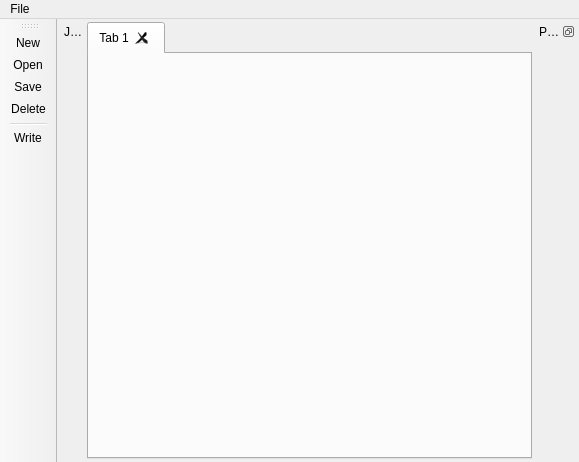
<?xml version="1.0" encoding="UTF-8"?>
<ui version="4.0">
 <class>FLJobWindow</class>
 <widget class="QMainWindow" name="FLJobWindow">
  <property name="geometry">
   <rect>
    <x>0</x>
    <y>0</y>
    <width>579</width>
    <height>462</height>
   </rect>
  </property>
  <property name="windowTitle">
   <string>FLJobWindow</string>
  </property>
  <property name="windowIcon">
   <iconset resource="protoRC.qrc">
    <normaloff>:/pro/Resources/icons/OTA_logo_400x400.png</normaloff>:/pro/Resources/icons/OTA_logo_400x400.png</iconset>
  </property>
  <widget class="QWidget" name="centralWidget">
   <layout class="QGridLayout" name="gridLayout">
    <property name="leftMargin">
     <number>3</number>
    </property>
    <property name="topMargin">
     <number>3</number>
    </property>
    <property name="rightMargin">
     <number>3</number>
    </property>
    <property name="bottomMargin">
     <number>3</number>
    </property>
    <property name="spacing">
     <number>3</number>
    </property>
    <item row="0" column="0">
     <widget class="QDockWidget" name="dockWidget">
      <property name="features">
       <set>QDockWidget::NoDockWidgetFeatures</set>
      </property>
      <property name="windowTitle">
       <string>Jobs</string>
      </property>
      <widget class="QWidget" name="dockWidgetContents"/>
     </widget>
    </item>
    <item row="0" column="1">
     <widget class="QTabWidget" name="tabWidget">
      <property name="sizePolicy">
       <sizepolicy hsizetype="Expanding" vsizetype="Expanding">
        <horstretch>1</horstretch>
        <verstretch>0</verstretch>
       </sizepolicy>
      </property>
      <property name="currentIndex">
       <number>0</number>
      </property>
      <property name="tabsClosable">
       <bool>true</bool>
      </property>
      <widget class="QWidget" name="tab">
       <attribute name="title">
        <string>Tab 1</string>
       </attribute>
      </widget>
     </widget>
    </item>
    <item row="0" column="2">
     <widget class="QDockWidget" name="dockWidget_3">
      <property name="features">
       <set>QDockWidget::DockWidgetFloatable|QDockWidget::DockWidgetMovable</set>
      </property>
      <property name="allowedAreas">
       <set>Qt::AllDockWidgetAreas</set>
      </property>
      <property name="windowTitle">
       <string>Properties</string>
      </property>
      <widget class="QWidget" name="dockWidgetContents_3"/>
     </widget>
    </item>
   </layout>
  </widget>
  <widget class="QToolBar" name="toolBar">
   <property name="windowTitle">
    <string>toolBar</string>
   </property>
   <property name="layoutDirection">
    <enum>Qt::LeftToRight</enum>
   </property>
   <property name="allowedAreas">
    <set>Qt::LeftToolBarArea</set>
   </property>
   <property name="orientation">
    <enum>Qt::Vertical</enum>
   </property>
   <property name="iconSize">
    <size>
     <width>36</width>
     <height>36</height>
    </size>
   </property>
   <attribute name="toolBarArea">
    <enum>LeftToolBarArea</enum>
   </attribute>
   <attribute name="toolBarBreak">
    <bool>false</bool>
   </attribute>
   <addaction name="actionNew"/>
   <addaction name="actionOpen"/>
   <addaction name="actionSave"/>
   <addaction name="actionDelete"/>
   <addaction name="separator"/>
   <addaction name="actionWrite"/>
  </widget>
  <widget class="QMenuBar" name="menuBar">
   <property name="geometry">
    <rect>
     <x>0</x>
     <y>0</y>
     <width>579</width>
     <height>22</height>
    </rect>
   </property>
   <widget class="QMenu" name="menuFile">
    <property name="title">
     <string>File</string>
    </property>
    <addaction name="actionNew"/>
    <addaction name="actionSave"/>
    <addaction name="actionOpen"/>
   </widget>
   <addaction name="menuFile"/>
  </widget>
  <action name="actionOpen">
   <property name="icon">
    <iconset resource="protoRC.qrc">
     <normaloff>:/pro/Resources/icons/file-manager-icon.png</normaloff>:/pro/Resources/icons/file-manager-icon.png</iconset>
   </property>
   <property name="text">
    <string>Open</string>
   </property>
  </action>
  <action name="actionNew">
   <property name="icon">
    <iconset resource="protoRC.qrc">
     <normaloff>:/pro/Resources/icons/app-icon.png</normaloff>:/pro/Resources/icons/app-icon.png</iconset>
   </property>
   <property name="text">
    <string>New</string>
   </property>
  </action>
  <action name="actionSave">
   <property name="icon">
    <iconset resource="protoRC.qrc">
     <normaloff>:/pro/Resources/icons/save-as-icon.png</normaloff>:/pro/Resources/icons/save-as-icon.png</iconset>
   </property>
   <property name="text">
    <string>Save</string>
   </property>
  </action>
  <action name="actionDelete">
   <property name="icon">
    <iconset resource="protoRC.qrc">
     <normaloff>:/pro/Resources/icons/add-icon.png</normaloff>:/pro/Resources/icons/add-icon.png</iconset>
   </property>
   <property name="text">
    <string>Delete</string>
   </property>
   <property name="toolTip">
    <string>close job</string>
   </property>
  </action>
  <action name="actionWrite">
   <property name="icon">
    <iconset resource="protoRC.qrc">
     <normaloff>:/pro/Resources/icons/job-icon.png</normaloff>:/pro/Resources/icons/job-icon.png</iconset>
   </property>
   <property name="text">
    <string>Write</string>
   </property>
  </action>
  <action name="actionDockProperty">
   <property name="icon">
    <iconset resource="protoRC.qrc">
     <normaloff>:/pro/Resources/icons/setting.png</normaloff>:/pro/Resources/icons/setting.png</iconset>
   </property>
   <property name="text">
    <string>DockProperty</string>
   </property>
  </action>
 </widget>
 <layoutdefault spacing="6" margin="11"/>
 <resources>
  <include location="protoRC.qrc"/>
 </resources>
 <connections/>
</ui>
